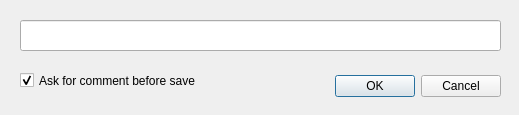
<?xml version="1.0" encoding="UTF-8"?>
<ui version="4.0">
 <class>CommentDialog</class>
 <widget class="QDialog" name="CommentDialog">
  <property name="geometry">
   <rect>
    <x>0</x>
    <y>0</y>
    <width>519</width>
    <height>115</height>
   </rect>
  </property>
  <property name="windowTitle">
   <string>Comment</string>
  </property>
  <widget class="QDialogButtonBox" name="buttonBox">
   <property name="geometry">
    <rect>
     <x>160</x>
     <y>70</y>
     <width>341</width>
     <height>32</height>
    </rect>
   </property>
   <property name="orientation">
    <enum>Qt::Horizontal</enum>
   </property>
   <property name="standardButtons">
    <set>QDialogButtonBox::Cancel|QDialogButtonBox::Ok</set>
   </property>
  </widget>
  <widget class="QLineEdit" name="CommentLineEdit">
   <property name="geometry">
    <rect>
     <x>20</x>
     <y>20</y>
     <width>481</width>
     <height>31</height>
    </rect>
   </property>
  </widget>
  <widget class="QCheckBox" name="CommentCheckBox">
   <property name="geometry">
    <rect>
     <x>20</x>
     <y>70</y>
     <width>301</width>
     <height>21</height>
    </rect>
   </property>
   <property name="text">
    <string>Ask for comment before save</string>
   </property>
   <property name="checked">
    <bool>true</bool>
   </property>
  </widget>
 </widget>
 <resources/>
 <connections>
  <connection>
   <sender>buttonBox</sender>
   <signal>accepted()</signal>
   <receiver>CommentDialog</receiver>
   <slot>accept()</slot>
   <hints>
    <hint type="sourcelabel">
     <x>248</x>
     <y>254</y>
    </hint>
    <hint type="destinationlabel">
     <x>157</x>
     <y>274</y>
    </hint>
   </hints>
  </connection>
  <connection>
   <sender>buttonBox</sender>
   <signal>rejected()</signal>
   <receiver>CommentDialog</receiver>
   <slot>reject()</slot>
   <hints>
    <hint type="sourcelabel">
     <x>316</x>
     <y>260</y>
    </hint>
    <hint type="destinationlabel">
     <x>286</x>
     <y>274</y>
    </hint>
   </hints>
  </connection>
 </connections>
</ui>
